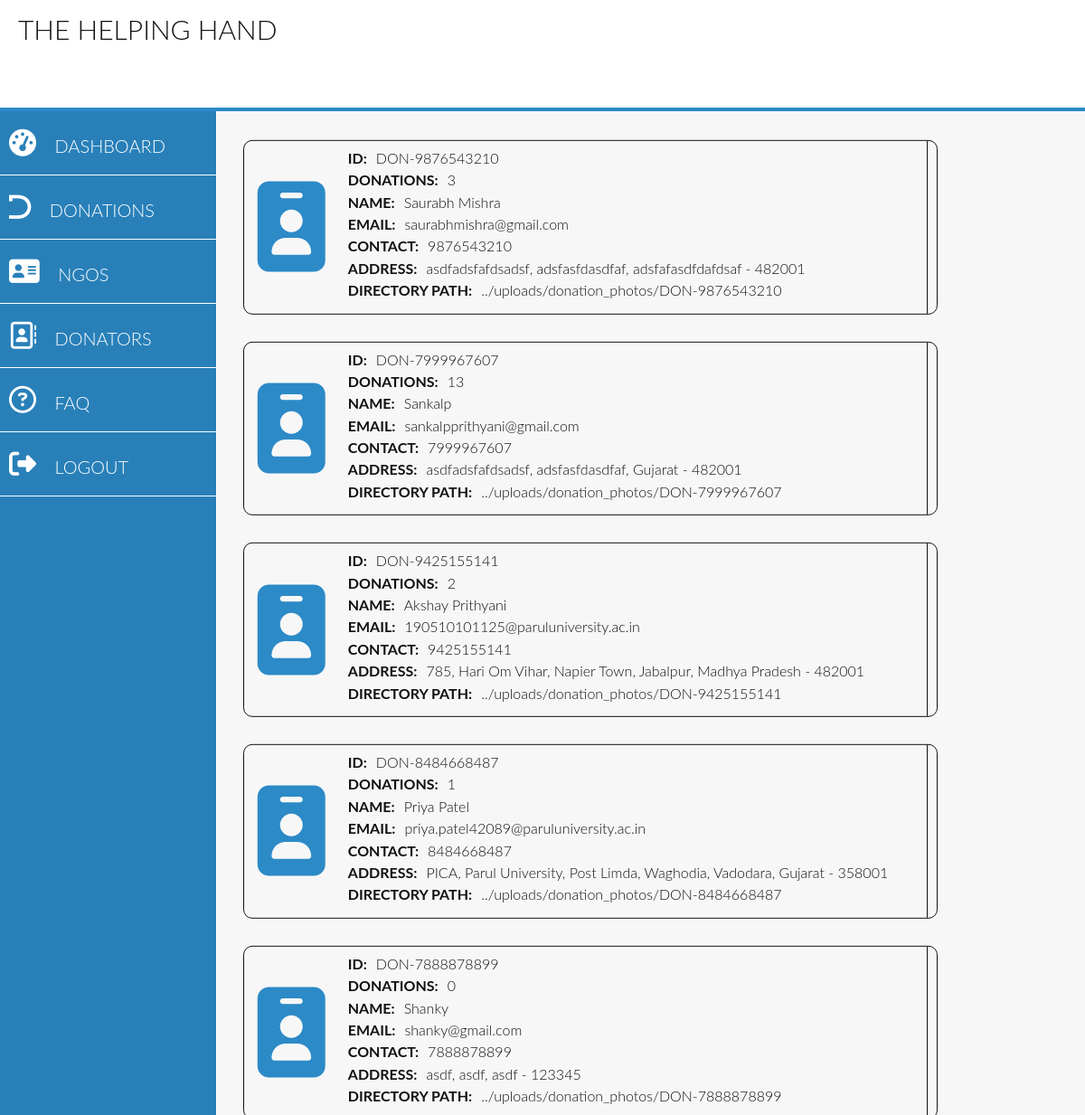
The app's page /admin/donators.php, older data.
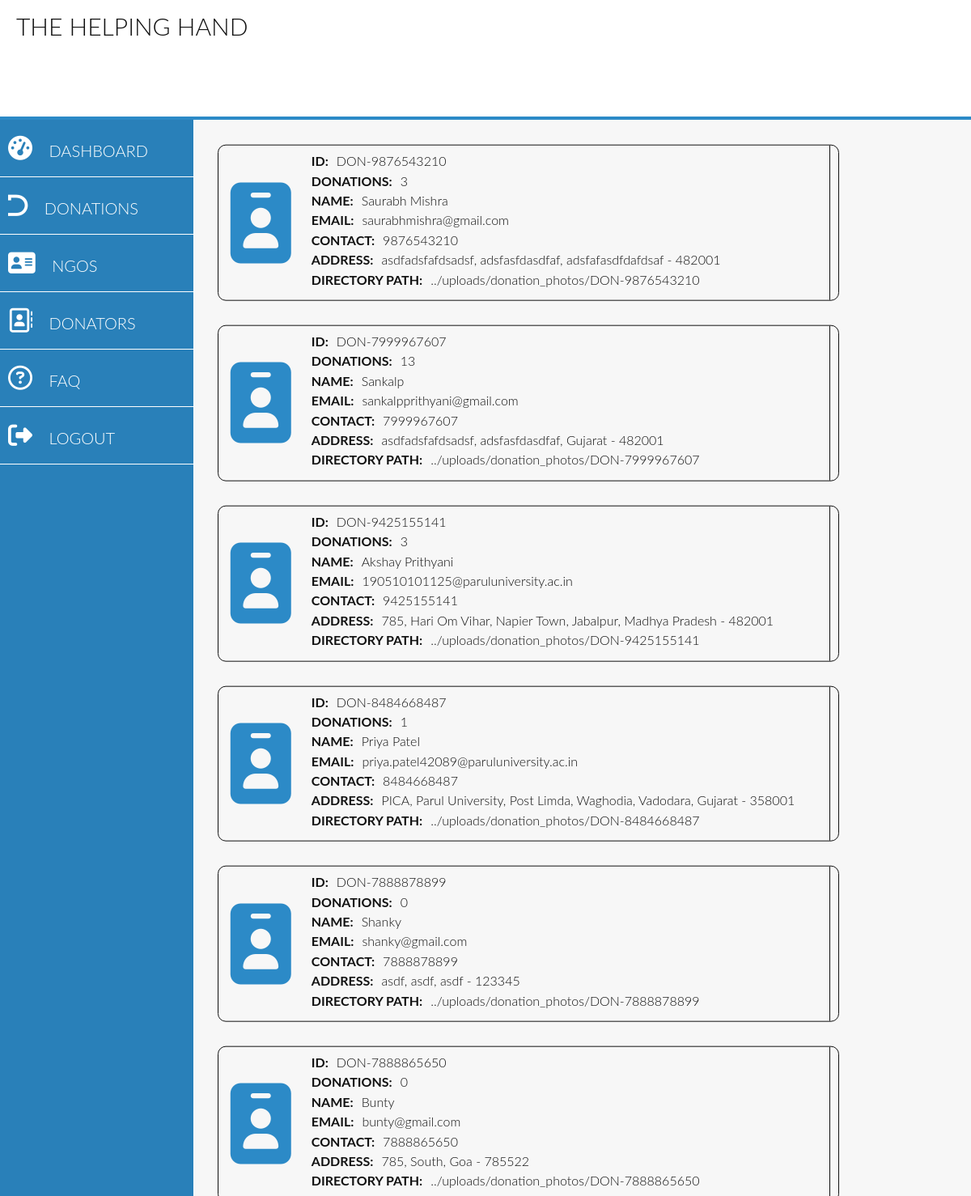
The same page, newer data.
### tables this page shows
CREATE TABLE IF NOT EXISTS `donatorcred` (
  `id` varchar(16) NOT NULL,
  `username` varchar(40) NOT NULL,
  `pass` varchar(255) NOT NULL,
  `dob` date DEFAULT NULL,
  `email` varchar(150) NOT NULL,
  `contact` bigint NOT NULL,
  `address` varchar(150) NOT NULL,
  `city` varchar(40) NOT NULL,
  `state` varchar(40) NOT NULL,
  `pinCode` int NOT NULL,
  `directory` text NOT NULL,
  `donations` int NOT NULL DEFAULT '0',
  `emailVerified` bit(1) NOT NULL DEFAULT b'0',
  PRIMARY KEY (`id`),
  UNIQUE KEY `email` (`email`),
  UNIQUE KEY `contact` (`contact`)
);

### admin/donators.php (the view, shortened to what this page needs)
<?php
    include '../php/connection.php';
?>
<!doctype html>
<html class="no-js" lang="">
<head>
    <link rel="stylesheet" href="../css/normalize.css">
    <link rel="stylesheet" href="../css/Grid.css">
    <link rel="stylesheet" href="../css/adminPanel.css">
</head>
<body>
    <header>
        <?php include "php/header.php" ?>
    </header>
    <section class="row admin-panel-section">
        <div class="admin-navigation-section">
            <?php include "php/adminNavigator.php" ?>
        </div>
        <div class="admin-rest-section">
            <div class="donator-container">
                <?php
                    if($donators = $sqlConnection->query("SELECT *FROM donatorcred;")){
                        while($arr = $donators->fetch_array()){
                            echo '<div class="donator">
                            <span class="donator-batch"><i class="fas fa-id-badge donator-batch-icon"></i></span>
                            <span class="donator-info">
                                <div>
                                    <span>ID: </span>
                                    <span>'.$arr[0].'</span>
                                </div>
                                <div>
                                    <span>Donations: </span>
                                    <span>'.$arr[11].'</span>
                                </div>
                                <div>
                                    <span>Name: </span>
                                    <span>'.$arr[1].'</span>
                                </div>
                                <div>
                                    <span>Email: </span>
                                    <span>'.$arr[4].'</span>
                                </div>
                                <div>
                                    <span>Contact: </span>
                                    <span>'.$arr[5].'</span>
                                </div>
                                <div>
                                    <span>Address: </span>
                                    <span>'.$arr[6].', '.$arr[7].', '.$arr[8].' - '.$arr[9].'</span>
                                </div>
                                <div>
                                    <span>Directory Path: </span>
                                    <span>'.$arr[10].'</span>
                                </div>
                            </span>
                        </div>';
                        }
                    }
                ?>
            </div>
        </div>
    </section>
</body>
</html>

### admin/php/header.php (shortened to what this page needs)
<div class="row admin-header">
    <span class="span-1-of-2 admin-header-label">THE HELPING HAND</span>
</div>

### admin/php/adminNavigator.php
<ul class="admin-navigator" id="adminNavigator">
    <li class="admin-navigator-link">
        <i class="fas fa-tachometer-alt"></i>
        <a href="../../admin/admin.php">Dashboard</a>
    </li>
    <li class="admin-navigator-link">
        <i class="fab fa-dyalog"></i>
        <a href="../../admin/donations.php">Donations</a>
    </li>
    <li class="admin-navigator-link">
        <i class="fas fa-address-card"></i>
        <a href="../../admin/ngo.php">NGOs</a>
    </li>
    <li class="admin-navigator-link">
        <i class="far fa-address-book"></i>
        <a href="../../admin/donators.php">Donators</a>
    </li>
    <li class="admin-navigator-link">
        <i class="far fa-question-circle"></i>
        <a href="../../admin/faqSection.php">Faq</a>
    </li>
    <li class="admin-navigator-link">
        <i class="fas fa-sign-out-alt"></i>
        <a href="../../php/logout.php">LOGOUT</a>
    </li>
</ul>

### css/Grid.css (style rules this page uses)
.row { zoom: 1; }
.row:before, .row:after { content:""; display:table; }
.row:after { clear:both; }
.span-1-of-2 { width: 49.2%; }

### css/adminPanel.css (style rules this page uses)
:root { --theme-color: #2c8ac7; --dark-theme-color: #1d5a81; --default-text-color: #111111; --light-theme-color: #4bacec; --donator-theme-color: #3f87a6; --ngo-theme-color: #f69d3c; }
* { margin: 0; padding: 0; box-sizing: border-box; }
html { overflow: hidden; font-family: "Lato", "Arial", sans-serif; background-color: #f7f7f7; color: var(--default-text-color); font-weight: 300; font-size: 20px; text-rendering: optimizeLegibility; scroll-behavior: smooth; scrollbar-color: var(--theme-color) var(--default-text-color); scrollbar-width: 5px; }
.admin-header { position: relative; border-bottom: 4px solid var(--theme-color); padding: 15px 20px; height: 10vh; background: #fff; }
.admin-header-label { position: relative; display: inline-block; font-size: 150%; text-transform: uppercase; width: inherit; }
.admin-panel-section { position: relative; width: 100%; height: 90vh; }
.admin-navigator { background: #2980b9; color: #fff; position: absolute; width: 20%; float: left; height: 90vh; border-right: 1px solid; }
.admin-dashboard-section, .admin-rest-section { position: relative; float: right; width: 80%; height: 90vh; }
.admin-rest-section { overflow-y: scroll; overflow-x: hidden; }
.admin-navigator-link { cursor: pointer; display: block; padding: 20px 10px; text-transform: uppercase; border-bottom: 1px solid; }
ul li a, ul li a:visited, ul li a:active, ul li a:link, ul li a:focus { text-decoration: none; padding-left: 5px; color: #fff; }
.admin-navigator-link i { font-size: 150%; padding-right: 10px; }
.donator-container { position: relative; left: 8%; top: 5%; transform: translate(-5%, -5%); }
.donator { border: 1px solid; width: 80%; display: flex; border-radius: 10px; flex-wrap: wrap; margin-top: 30px; }
.donator .donator-batch { position: relative; color: var(--theme-color); border-radius: 10px; padding: 5px; }
.donator-batch-icon { position: relative; font-size: 100px; border-radius: 0%; top: 50%; padding: 10px; transform: translateY(-50%); }
.donator .donator-info { width: 85%; border-right: 1px solid; padding: 10px; }
.donator-info div { display: flex; padding-bottom: 6px; }
.donator-info div span:nth-child(1) { text-transform: uppercase; font-size: 80%; font-weight: bold; }
.donator-info div span:nth-child(2) { font-size: 80%; padding-left: 10px; }

Row changes from the older to the newer data that the page shows:
changed donatorcred "DON-9425155141": donations "2" → "3"
added donatorcred: id "DON-7888865650", donations "0", username "Bunty", email "bunty@gmail.com", contact "7888865650", address "785", city "South", state "Goa", pinCode "785522", directory "../uploads/donation_photos/DON-7888865650"
